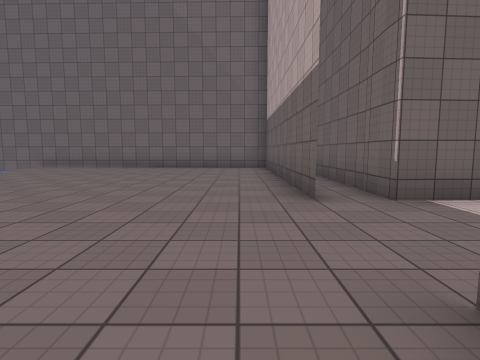
view 1 (above)

18 first-person views from a walk through a 3-D level made in the Unity game engine. The camera is 1.3 m above the floor, tilts 6° down and sees 80° across. The floor is counted in squares, 2 m on a side. Each view is taken from the middle of a square. On the plan, view 1 faces up. The plan holds only what a view shows up to about 9 squares ahead; the rest is blank. The place goes on beyond the plan. The player is left out. Surface patterns are stand-ins for the level's own textures.

view 2
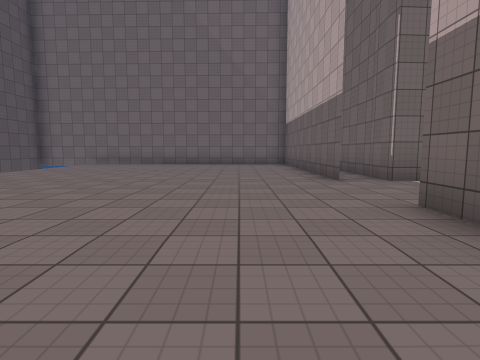

view 3
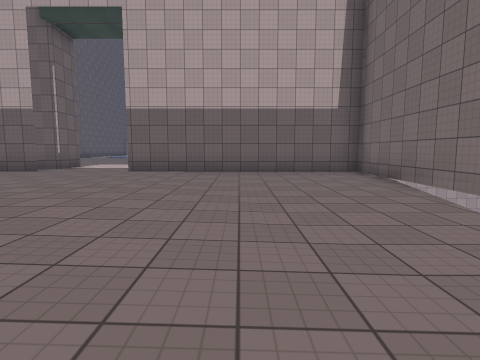

view 4
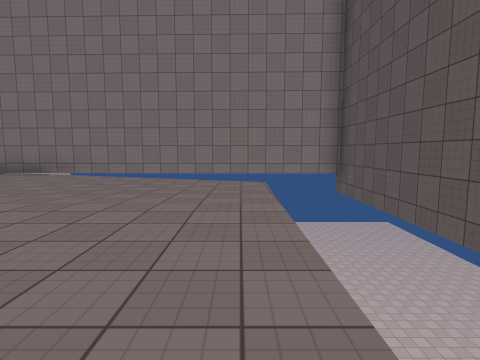

view 5
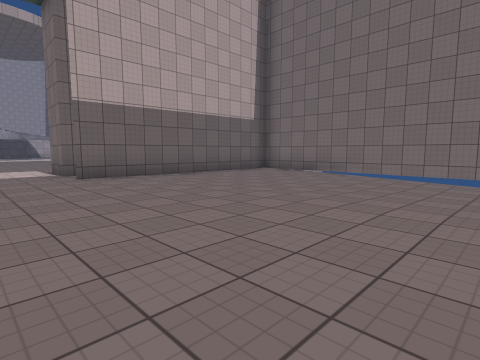

view 6
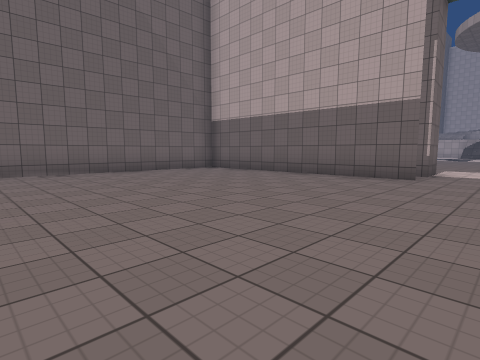

view 7
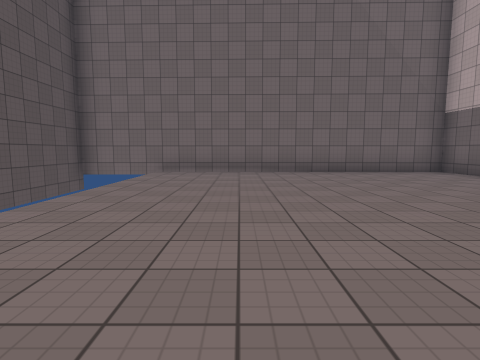

view 8
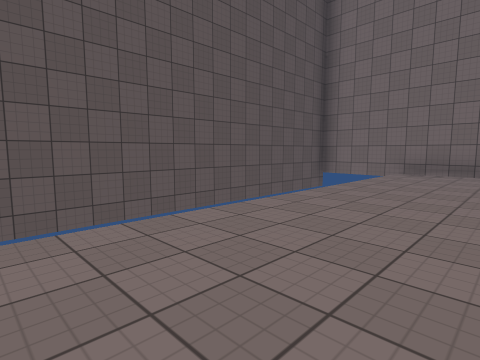

view 9
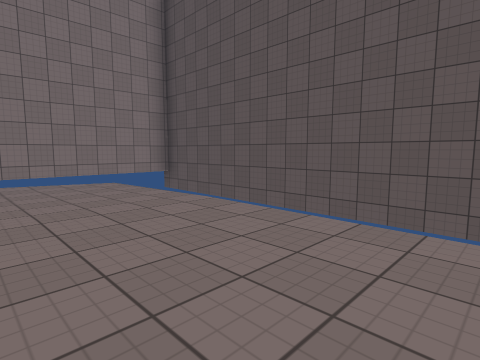

view 10
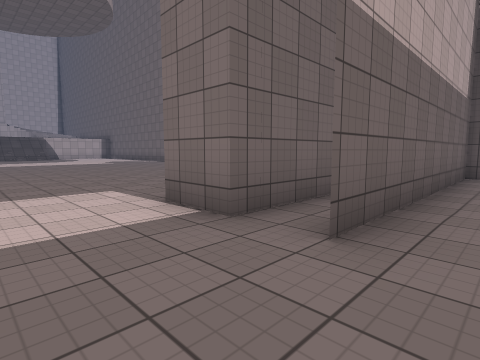

view 11
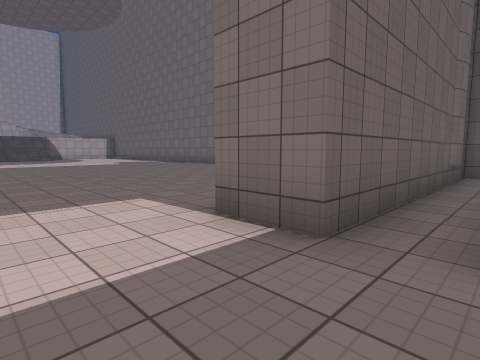

view 12
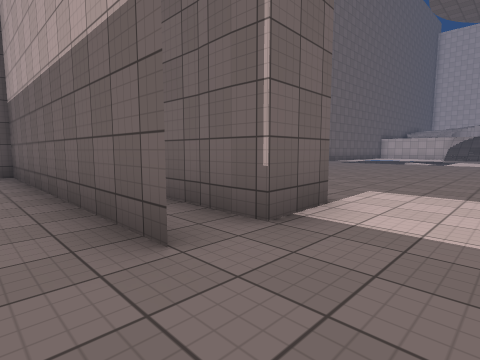

view 13
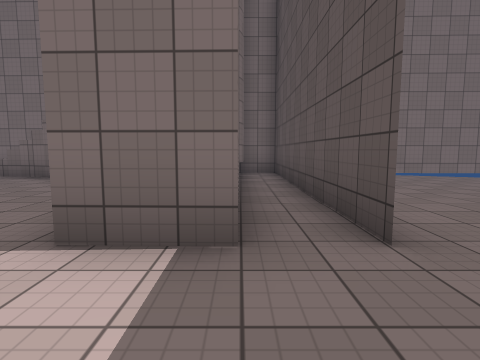

view 14
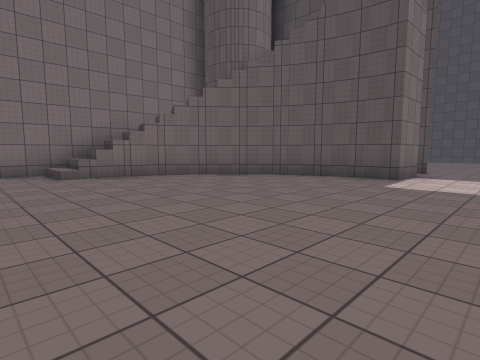

view 15
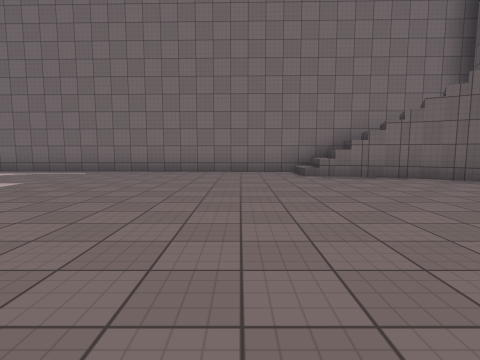

view 16
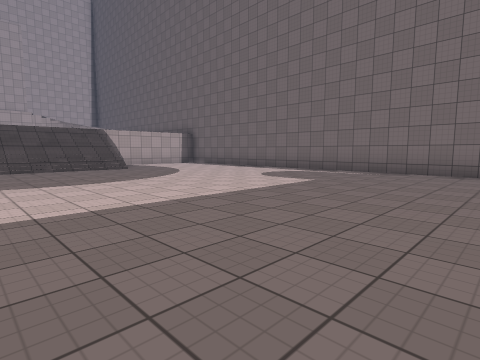

view 17
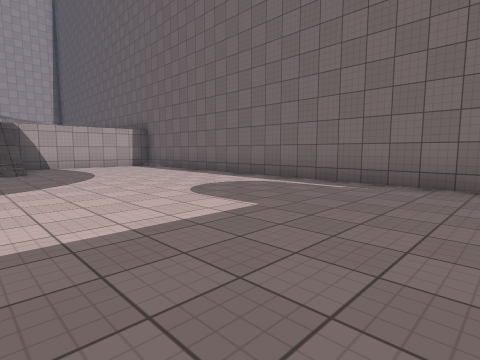

view 18
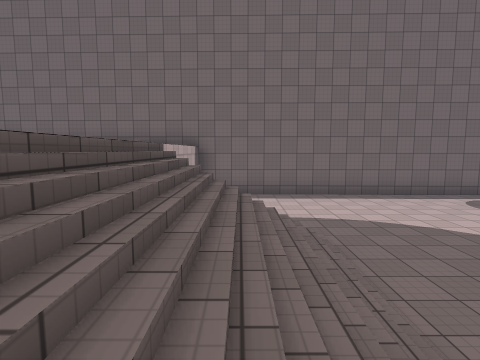

### Floor plan
Key: @ floor where view 1 was taken; # wall or solid block; . main floor; - floor 0.25 m lower than the main floor; / step, stairs or slope; v drop or lower ground.
Columns run from 10 left of view 1 to 29 right of it. Each row starts with its distance up from view 1.
 11 ############
 10 #  ........#
  9 #  ........#
  8 #  ........#v
  7 #  ........##
  6 #  ........##    ...
  5 #  ........##  ......
  4 #  ........# /........
  3 #  ........................     /
  2 #  ............................///
  1 #  ........##/.................///
  0 #  .......@##/.................///
 -1 #  ........##//................///
 -2 # v........## /...................
 -3 # v----....### /.................
 -4 #  v---....####///#.............
 -5 #########..####v //..............
 -6          ##     ########################

Positions as (right, up) in squares from view 1, and headings:
1: (0, 0), facing up
2: (-1, -2), facing up
3: (-7, -2), facing right
4: (-7, 3), facing down
5: (-6, 3), facing down-right
6: (-6, 2), facing up-right
7: (-5, 2), facing up
8: (-5, 2), facing up-left
9: (-5, 3), facing down-left
10: (0, 3), facing down-right
11: (1, 3), facing down-right
12: (0, 2), facing up-right
13: (2, 3), facing down
14: (10, 3), facing down-left
15: (10, 3), facing down
16: (11, 3), facing down-right
17: (12, 0), facing down-right
18: (22, 3), facing down
